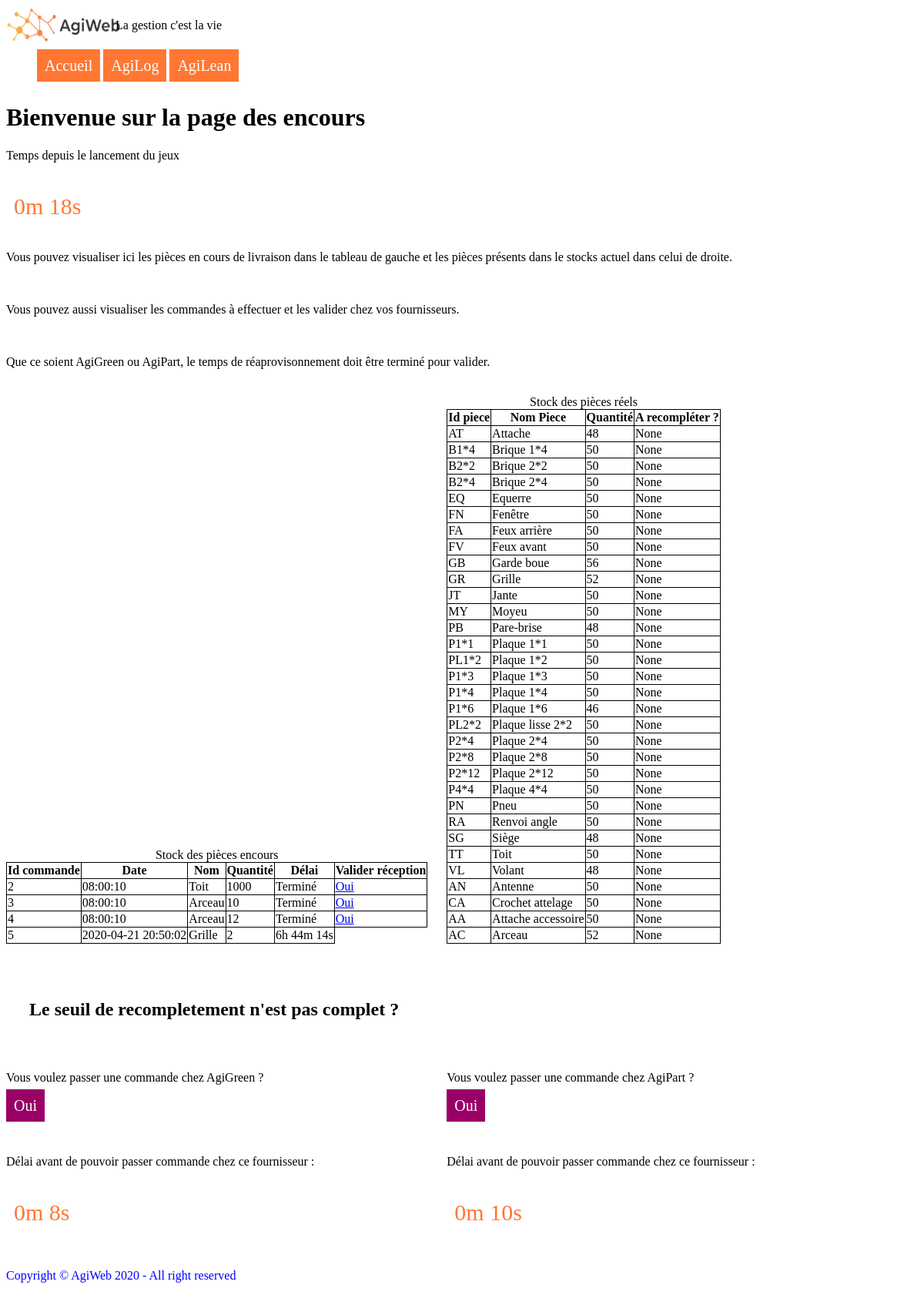
/Agilog/Encours, run on the app's committed database.
### tables this page shows
CREATE TABLE "commande" (
	"id"	INTEGER NOT NULL,
	"date"	INTEGER NOT NULL,
	"reception"	INTEGER NOT NULL,
	PRIMARY KEY("id")
);

CREATE TABLE "piece" (
	"id"	TEXT NOT NULL,
	"nom"	TEXT NOT NULL,
	"quantite"	INTEGER NOT NULL,
	"seuil_recomp"	INTEGER,
	"stock_secu"	INTEGER,
	"delai_reappro"	INTEGER,
	"a_commander"	INTEGER,
	"fournisseur"	INTEGER,
	PRIMARY KEY("id")
);

CREATE TABLE "compo_commande" (
	"commande"	INTEGER NOT NULL,
	"piece"	TEXT NOT NULL,
	"quantite"	INTEGER NOT NULL
);

### run.py (the view)
@app.route('/Agilog/Encours')
def encoursAlog():
    seuil_commande()
    tab_encours=select_encours()
    tab_reel=select_stock_reel()
    timer_agigreen=time_fournisseur("agigreen")
    timer_agipart=time_fournisseur("agipart")
    return render_template('encours_alog.html',tab_reel=tab_reel, tab_encours=tab_encours,timer_agigreen=timer_agigreen, timer_agipert=timer_agipart)

### fonctions_logiques.py (called while the page is built)
def transformation(a):#on transforme la chaine pour qu'elle soit traitable
    c=str(a)
    supprimable = ['é', 'è', 'ê', 'à', 'ù', 'û', 'ç', 'ô', 'î', 'ï', 'â',' ', '-', '_','.', ',',"'",'!' ,':', '/']
    correct = ['e', 'e', 'e', 'a', 'u', 'u', 'c', 'o', 'i', 'i', 'a', '', '', '', '', '','', '', '', '']
    for i in range(len(supprimable)):
        c=c.replace(supprimable[i],correct[i])
    c=c.lower()
    return(c)

def tab (listesql): #prend une liste sql et la transforme en tableau
    tt=[]
    for i in listesql:
        a=[]
        for j in i:
            a.append(j)
        tt.append(a)
    if (tt!=[]):
        ttt=[0]*len(tt[0])
        for i in range (0,len(tt[0])):
            ttt[i]=[0]*len(tt)
        for i in range (0,len(tt[0])):
                for j in range (0,len(tt)):
                    ttt[i][j]=tt[j][i]
    else:
        return (tt)
    return(ttt)

def convert_dict(L,c1=None,c2=None,c3=None,c4=None,c5=None,c6=None,c7=None,c8=None): #ci colonnes, ce sont des strings
    D=dict()
    C=[c1,c2,c3,c4,c5,c6,c7,c8]
    for i in range(8):
        if type(C[i])==str:
            D[C[i]]=L[i][:]
    return D

def select_encours (): #selectionne les stocks en cours pour pouvoir ensuite les afficher
    con = lite.connect(cheminbdd)
    con.row_factory = lite.Row
    cur = con.cursor()
    cur.execute("SELECT id_com as id, date,nom ,quantite, strftime('%s',date_arrivee)-strftime('%s',strftime('%H:%M:%S','now')) as timer from (SELECT id_com,nom,quantite,date,delai,(SELECT strftime('%H:%M:%S',date,delai)) as date_arrivee from (SELECT piece.id as id_piece,piece.nom, piece.fournisseur, fournisseur.delai from piece join fournisseur ON piece.fournisseur==fournisseur.id) JOIN (SELECT commande.id as id_com,commande.date,compo_commande.piece,compo_commande.quantite from commande join compo_commande on commande.id==compo_commande.commande WHERE reception==0) ON id_piece==piece)")
    b=cur.fetchall() #ajouté
    con.close()
    return b

def select_stock_reel (): #selectionne les stocks reel pour pouvoir ensuite les afficher
    con = lite.connect(cheminbdd)
    con.row_factory = lite.Row
    cur = con.cursor()
    cur.execute("SELECT id, nom, quantite, a_commander FROM piece")
    b=cur.fetchall() # ajouté
    con.close()
    return b

### templates/encours_alog.html
<html>
{% include "head.html" %}
    <body>
        {% include "Navbar.html" %}
        <div id="content-stock">
            <h1>Bienvenue sur la page des encours </h1>
            <p>Temps depuis le lancement du jeux </p>
            <p id="chrono" chrono="16"></p>
            <p> Vous pouvez visualiser ici les pièces en cours de livraison dans le tableau de gauche et les pièces présents dans le stocks actuel dans celui de droite.</p>
            <br>
            <p>Vous pouvez aussi visualiser les commandes à effectuer et les valider chez vos fournisseurs.</p>
            <br>
            <p>Que ce soient AgiGreen ou AgiPart, le temps de réaprovisonnement doit être terminé pour valider.</p>
            <br>
            <div class="leftbox">
                <table>
                    <caption>Stock des pièces encours</caption>
                    <tr>
                        <th>Id commande</th>
                        <th>Date</th>
                        <th>Nom</th>
                        <th>Quantité</th>
                        <th>Délai</th>
                        <th>Valider réception</th>
                    </tr>
                    {%for piece in tab_encours %}
                    <tr>
                      <td>{{piece['id']}}</td>
                      <td>{{piece['date']}}</td>
                      <td>{{piece['nom']}}</td>
                      <td>{{piece['quantite']}}</td>
                      <td class="timer" timer="{{piece['timer']}}"></td>
                        <td hidden class="validation">
                                <a href="{{url_for('actualize_id', id=piece['id'])}}"> Oui </a>
                        </td>
                    </tr>
                    {%endfor%}
                </table>
            </div>
            <div class="rightbox">
                <table>
                    <caption>Stock des pièces réels</caption>
                    <tr>
                        <th>Id piece</th>
                        <th>Nom Piece</th>
                        <th>Quantité</th>
                        <th>A recompléter ?</th>
                    </tr>
                    {%for piece in tab_reel %}
                    <tr>
                        <td>{{piece[0]}}</td>
                        <td>{{piece[1]}}</td>
                        <td>{{piece[2]}}</td>
                        <td>{{piece[3]}}</td>
                    </tr>
                    {%endfor%}
                </table>
            </div>
            <br/>
            <br/>
            </div>
            <div id="content-commande">
              <h2>Le seuil de recompletement n'est pas complet ?</h2>
              <div class="leftbox">
                <p>  Vous voulez passer une commande chez AgiGreen ? </p>
                <a class="bouton2" href ="{{url_for('cmd_green')}}"> Oui </a>
                <br>
                <br>
                <br>
                <p> Délai avant de pouvoir passer commande chez ce fournisseur : </p>
                <p class="timer-fournisseurs" timer="10"></p>
              </div>
              <div class="rightbox">
                <p>Vous voulez passer une commande chez AgiPart ? </p>
                <a class="bouton2" href="{{url_for('cmd_part')}}"> Oui </a>
                <br>
                <br>
                <br>
                <p> Délai avant de pouvoir passer commande chez ce fournisseur : </p>
                <p class="timer-fournisseurs" timer="12"></p>
              </div>
            </div>
        <footer>
            <p> Copyright &copy; AgiWeb 2020 - All right reserved </p>
        </footer>
</html>

### Static/accueil.css (style rules this page uses)
table { border-collapse: collapse; }
td,th { border-style: solid; border: 1px, solid black; }
#chrono { color:#FF7733; font-size: 30px; padding: 10px; }
.timer-fournisseurs { color:#FF7733; font-size: 30px; padding: 10px; }
footer { color:blue; }
h2 { padding:30px; }
a.bouton2 { color:white; background-color:990066; text-decoration: none; padding:10px; font-size:20px; }
td,th { border: 1px solid black; }
div#content-stock div { display :inline-block; width:48%; }
div#content-commande div { display :inline-block; width:48%; }

### data on the page
commande: id "2", date "08:00:10", nom "Toit", quantite "1000"
commande: id "3", date "08:00:10", nom "Arceau", quantite "10"
commande: id "4", date "08:00:10", nom "Arceau", quantite "12"
commande: id "5", date "2020-04-21 20:50:02", nom "Grille", quantite "2"
piece: id "AT", nom "Attache", quantite "48", piece "None"
piece: id "B1*4", nom "Brique 1*4", quantite "50", piece "None"
piece: id "B2*2", nom "Brique 2*2", quantite "50", piece "None"
piece: id "B2*4", nom "Brique 2*4", quantite "50", piece "None"
piece: id "EQ", nom "Equerre", quantite "50", piece "None"
piece: id "FN", nom "Fenêtre", quantite "50", piece "None"
piece: id "FA", nom "Feux arrière", quantite "50", piece "None"
piece: id "FV", nom "Feux avant", quantite "50", piece "None"
piece: id "GB", nom "Garde boue", quantite "56", piece "None"
piece: id "GR", nom "Grille", quantite "52", piece "None"
piece: id "JT", nom "Jante", quantite "50", piece "None"
piece: id "MY", nom "Moyeu", quantite "50", piece "None"
piece: id "PB", nom "Pare-brise", quantite "48", piece "None"
piece: id "P1*1", nom "Plaque 1*1", quantite "50", piece "None"
piece: id "PL1*2", nom "Plaque 1*2", quantite "50", piece "None"
piece: id "P1*3", nom "Plaque 1*3", quantite "50", piece "None"
piece: id "P1*4", nom "Plaque 1*4", quantite "50", piece "None"
piece: id "P1*6", nom "Plaque 1*6", quantite "46", piece "None"
piece: id "PL2*2", nom "Plaque lisse 2*2", quantite "50", piece "None"
piece: id "P2*4", nom "Plaque 2*4", quantite "50", piece "None"
piece: id "P2*8", nom "Plaque 2*8", quantite "50", piece "None"
piece: id "P2*12", nom "Plaque 2*12", quantite "50", piece "None"
piece: id "P4*4", nom "Plaque 4*4", quantite "50", piece "None"
piece: id "PN", nom "Pneu", quantite "50", piece "None"
piece: id "RA", nom "Renvoi angle", quantite "50", piece "None"
piece: id "SG", nom "Siège", quantite "48", piece "None"
piece: id "TT", nom "Toit", quantite "50", piece "None"
piece: id "VL", nom "Volant", quantite "48", piece "None"
piece: id "AN", nom "Antenne", quantite "50", piece "None"
piece: id "CA", nom "Crochet attelage", quantite "50", piece "None"
piece: id "AA", nom "Attache accessoire", quantite "50", piece "None"
piece: id "AC", nom "Arceau", quantite "52", piece "None"
